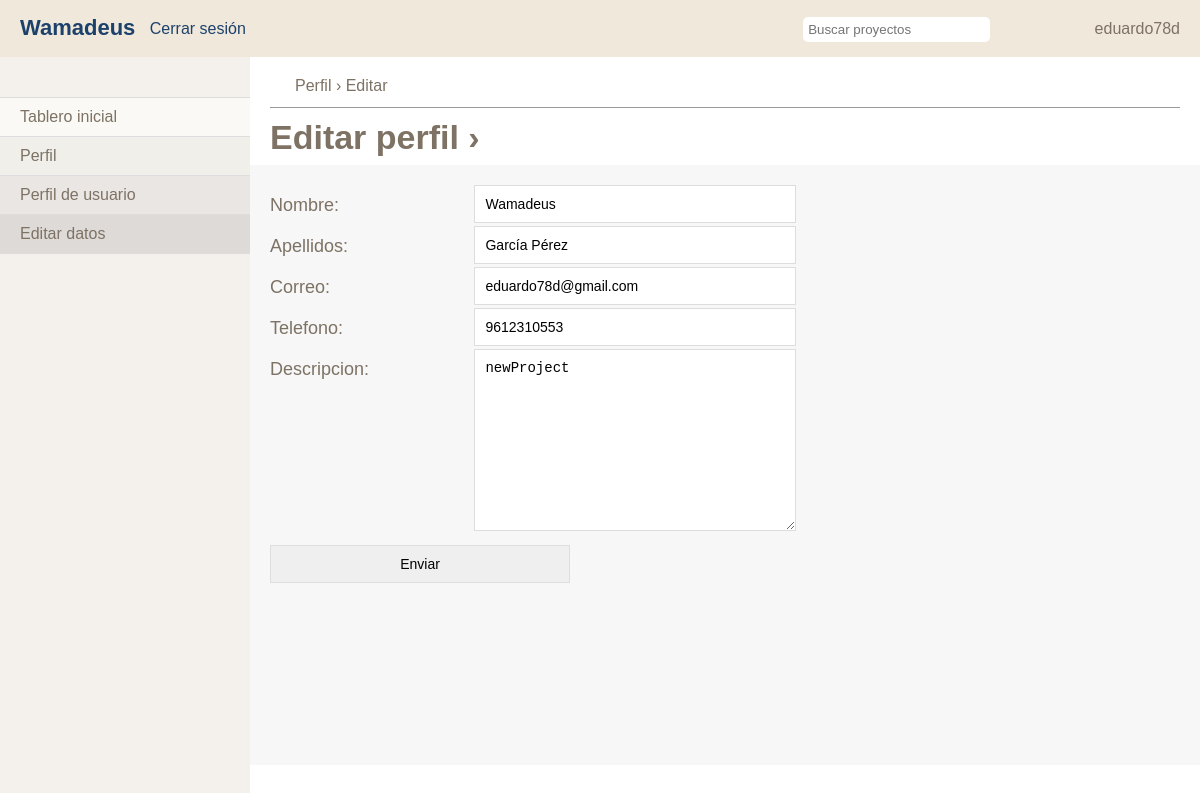
Page /usuario/perfil/editar (signed in) on the committed database.
### apps/usuarios/models.py (models this page shows, shortened)
class Usuario(models.Model):
	usuario = models.OneToOneField(User)
	nombre = models.CharField(max_length=50)
	apellidos = models.CharField(max_length=50)
	telefono = models.IntegerField()
	correo = models.EmailField(max_length=50)
	imagen = models.ImageField(upload_to='profile_image')
	descripcion = models.TextField(max_length=300)
	status = models.BooleanField(default=False)

### apps/usuarios/views.py (the view)
# urls.py: url(r'perfil/editar$',editarPerfil,name='editarPerfil'),
def editarPerfil(request):
	username = None
	if request.user.is_authenticated():
		usuario = Usuario.objects.get(usuario=request.user)
		if request.method == 'POST':
			myform = FormularioUsuario(request.POST, instance=usuario)
			if myform.is_valid():
				myform.save()
				return redirect ('editarPerfil')
			else:
				return redirect ('editarPerfil')
		else:
			form = FormularioUsuario(instance=usuario)
			return render(request, 'usuario/editar.html', {'usuario': request.user.username, 'formulario':form})

### apps/usuarios/forms.py
class FormularioUsuario(ModelForm):
	class Meta:
		model = Usuario
		fields = ['nombre', 'apellidos', 'correo', 'telefono' ,'descripcion']

### templates/usuario/editar.html (shortened to what this page needs)
{% extends 'plantillas/cabezera.html'%}
{%block content%}
<nav id="menuizq">
		<ul>
			<li><a href="{% url 'home' %}">Tablero inicial</a></li>
      <li class="selected"><a href="{% url 'perfil' %}">Perfil</a></li>
      <li class="sub"><a href="{% url 'perfil' %}">Perfil de usuario</a></li>
      <li class="sub selected"><a href="{% url 'editarPerfil' %}">Editar datos</a></li>
		</ul>
	</nav>
	<div id="pag">
    <section id="content">
      <section id="header">
        <span id="home"></span>Perfil › Editar
        <div class="titulo">
          <h1>Editar perfil ›</h1>
        </div>
      </section>
      <section id="info">
        <section id="form">
          <ul>
            <form action="#" method="post">
              {{ formulario.as_p }}
              <li>
                <input type="submit" value="Enviar" />
              </li>
            </form>
          </ul>
        </section>
      </section>
    </section>
  </div>
{% endblock %}

### templates/plantillas/cabezera.html (shortened to what this page needs)
<!DOCTYPE HTML>
<html lang = "es">
<head>
	{% load staticfiles %}
	<link rel="stylesheet" type="text/css" href="{% static 'css/style.css' %}" />
</head>
<body>
	<header>
		<div id="hright">
			<form style="position:relative">
				<input type="text" placeholder="Buscar proyectos" class="busqProyectos" />
			</form>
			<span id="nombre"> {{ usuario }} </span>
		</div>
		<h3><a href=".">Wamadeus</a></h3>
		<a href="{% url 'logout' %}" class="logout">Cerrar sesión</a>
	</header>
	{% block content %} {% endblock %}
</body>
</html>

### static/css/style.css (style rules this page uses)
a, abbr, acronym, address, applet, article, aside, audio, b, blockquote, big, body, center, canvas, caption, cite, code, command, datalist, dd, del, details, dfn, dl, div, dt, em, embed, fieldset, figcaption, figure, font, footer, form, h1, h2, h3, h4, h5, h6, header, hgroup, html, i, iframe, img, ins, kbd, keygen, label, legend, li, meter, nav, object, ol, output, p, pre, progress, q, s, samp, section, small, span, source, strike, strong, sub, sup, table, tbody, tfoot, thead, th, tr, tdvideo, tt, u, ul, var { background: transparent; border: 0 none; font-size: 100%; margin: 0; padding: 0; border: 0; outline: 0; vertical-align: top; }
ol, ul { list-style: none; }
* { border:none; }
article, aside, audio, canvas, command, datalist, details, embed, figcaption, figure, footer, header, hgroup, keygen, meter, nav, output, progress, section, source, video, div { display: block; position:relative; }
body { font-family: Arial; color: #7d7264; }
a { color: #1c416b; text-decoration: none; }
h1 { font-size: 40px; }
header { position: fixed; top: 0; height: 17px; left: 0; right: 0; background: #f0e8db; padding: 20px; z-index: 99; }
header #hright { float: right; }
header form { display: inline-block; }
header h3 { color: #7d7264; font-size: 22px; margin: -5px 0; display: inline-block; }
header input { padding: 5px; margin: -10px 0; margin-right: 100px; border-radius: 5px; }
#menuizq { position: fixed; background: #f4f1ec; top: 57px; width: 250px; left: 0; bottom: 0; z-index: 99; }
#menuizq ul { margin-top: 40px; background: #faf9f5; border-bottom: 1px solid #ddd; margin-bottom: 20px; }
#menuizq ul li a, #menuizq #lChat li { color: #7d7264; display: inline-block; padding: 10px 20px; border-top: 1px solid #ddd; width: 210px; }
#menuizq ul li.selected a { background: #f0efea; }
#menuizq ul li.sub a { background: #eae6e3; }
#menuizq ul .sub.selected a { background: #dedad7; }
#pag { width: 100%; position: relative; }
#content { margin-top: 57px; padding: 20px; padding-left: 270px; }
#header #home { background: url(imgs/iconos.png) 0 -40px no-repeat; display: inline-block; width: 25px; height: 20px; margin-bottom: 10px; }
#header .titulo { border-top: 1px solid #999; }
#header .titulo h1 { padding-top: 10px; display: inline-block; font-size: 34px; padding-right: 20px; padding-bottom: 8px; }
#info { background: #f7f7f7; min-height: 500px; margin: 0 -20px; margin-bottom: -20px; padding: 20px; padding-bottom: 80px; position: relative; }
#form li { padding: 10px 0; }
#form label { display: inline-block; width: 200px; font-size: 18px; padding: 10px 0; }
#form input, #form textarea { padding: 10px; font-size: 14px; width: 300px; border: 1px solid #ddd; }
.logout { margin-left: 10px; }

### rows in the picture
Usuario: nombre "Wamadeus", apellidos "García Pérez", correo "eduardo78d@gmail.com", telefono "9612310553", descripcion "newProject"

### other values in the picture
{{ usuario }} "eduardo78d"
